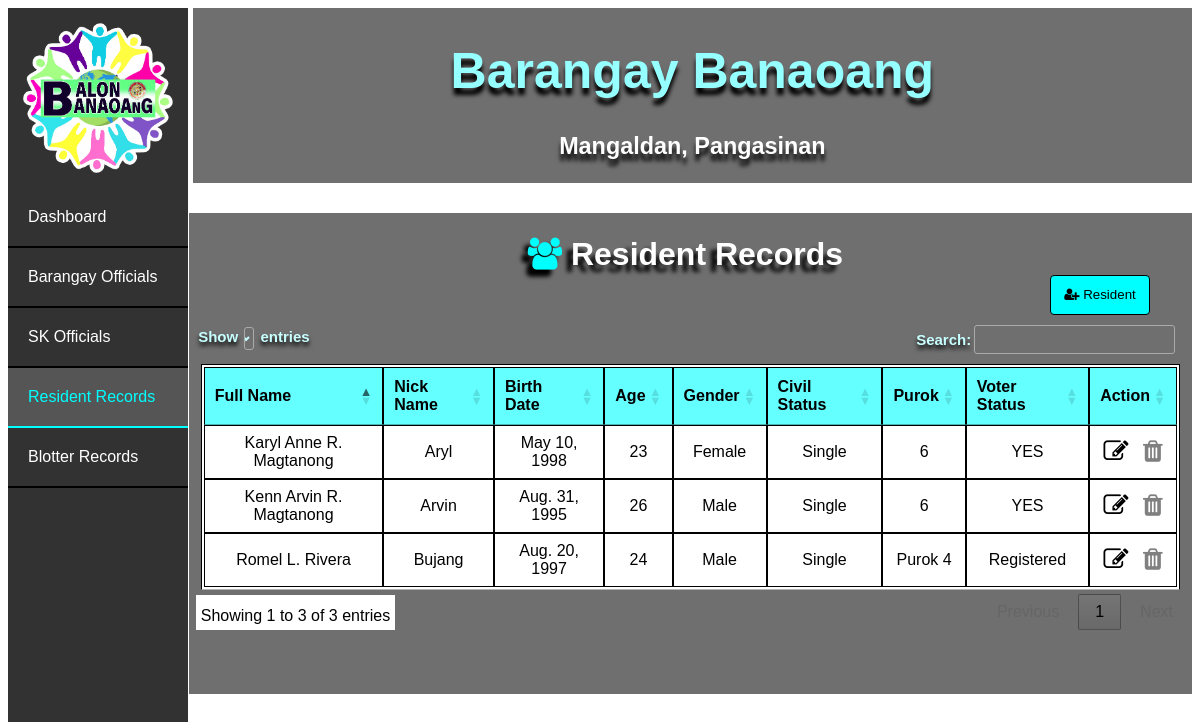
/list_residents, run on an earlier commit of the app's database.
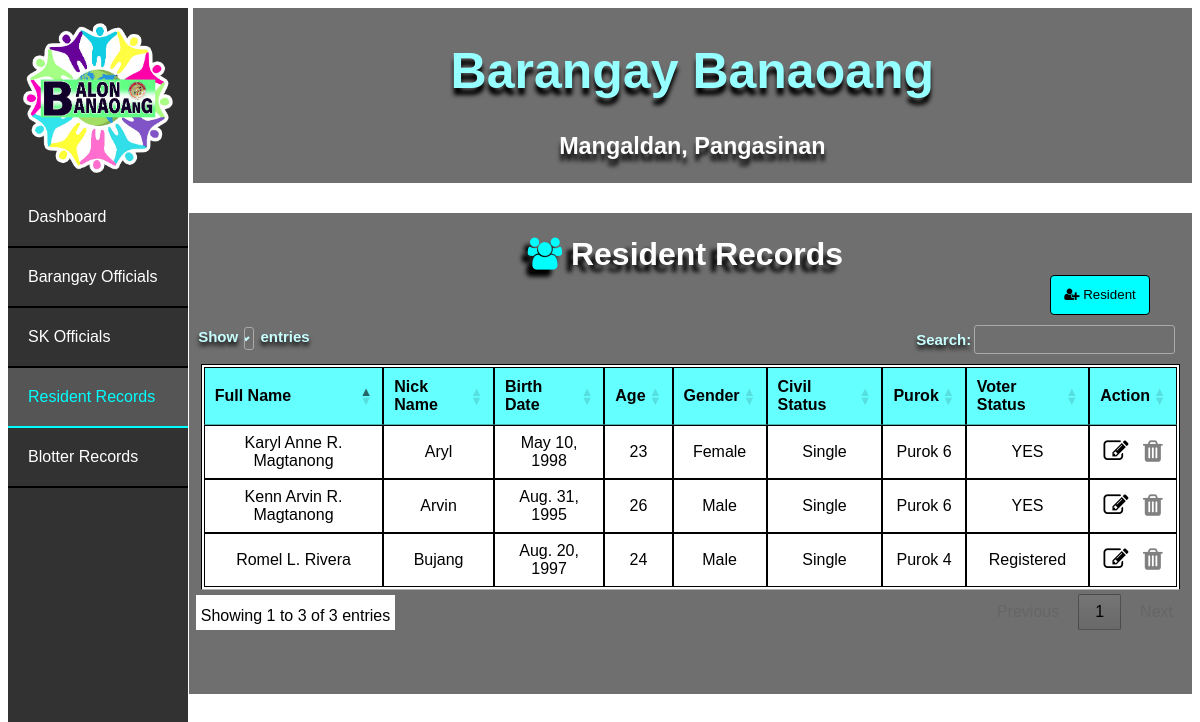
And on a later commit of the database.
### bis/models.py (models this page shows)
class Resident(models.Model):
    full_name = models.CharField(max_length=30)
    nick_name = models.CharField(max_length=30)
    birth_date = models.DateField()
    gender = models.CharField(max_length=30)
    civil_status = models.CharField(max_length=30)
    purok = models.CharField(max_length=30)
    voter_status = models.CharField(max_length=30)
    @property
    def age(self):
        return int((datetime.now().date() - self.birth_date).days / 365.25)

### bis/views.py (the view)
# urls.py: path('list_residents', views.list_residents, name='list_residents'),
def list_residents(request):
    residents = Resident.objects.all()
    return render(request, 'list_residents.html', { 'residents_list' : residents })

### bis/templates/list_residents.html (shortened to what this page needs)
<!DOCTYPE html>
<html lang="en">
<head>
    {% load static %}
    <link rel="stylesheet" type="text/css" href="{% static 'index.css' %}">
    <link rel="stylesheet" type="text/css" href="//cdn.datatables.net/1.11.4/css/jquery.dataTables.min.css">
    <link rel="stylesheet" type="text/css" href="https://maxcdn.bootstrapcdn.com/font-awesome/4.7.0/css/font-awesome.min.css">
</head>
<body>
  <div class="banr">
    <div class="bant"><h1>Barangay Banaoang</h1></div>
    <div class="bant2"><h3>Mangaldan, Pangasinan</h3></div>
</div>
<ul>
  <div class="logo1"></div>
  <li><a href="index">Dashboard</a></li>
  <li><a href="list_officials">Barangay Officials</a></li>
  <li><a href="list_sks">SK Officials</a></li>
  <li><a class="active" href="list_residents">Resident Records</a></li>
  <li><a href="list_blotters">Blotter Records</a></li>
</ul>
<div class="cont">
  <h1 class="h"><i class="fa fa-users" style="color: cyan;"></i> Resident Records</h1>
  <a  href="create_residents"><button class="ad"><i class="fa fa-user-plus"></i> Resident</button></a>
    <table id="myTable" style="width: 98%;">
      <thead>
        <tr>
          <th>Full Name</th>
          <th>Nick Name</th>
          <th>Birth Date</th>
          <th>Age</th>
          <th>Gender</th>
          <th>Civil Status</th>
          <th>Purok</th>
          <th>Voter Status</th>
          <th>Action</th>
        </tr>
      </thead>
      <tbody>
        {% for resident in residents_list %}
        <tr>
          <td>{{ resident.full_name }}</td>
          <td>{{ resident.nick_name }}</td>
          <td>{{ resident.birth_date }}</td>
          <td>{{ resident.age }}</td>
          <td>{{ resident.gender }}</td>
          <td>{{ resident.civil_status }}</td>
          <td>{{ resident.purok }}</td>
          <td>{{ resident.voter_status }}</td>
          <td><a href="/edit_resident/{{ resident.pk }}"><i class="fa fa-edit"></i></a> <a href="/delete_resident/{{ resident.pk }}" onclick="return confirm('Are you sure you want to delete this item?')"> <i class="fa fa-trash"></i></a></td>
        </tr>
        {% endfor %}
      </tbody>
      </table>
    </div>
</body>
</html>

What changed in the data, as far as the page shows it:
changed Resident "Kenn Arvin R. Magtanong": purok "6" → "Purok 6"
changed Resident "Karyl Anne R. Magtanong": purok "6" → "Purok 6"
